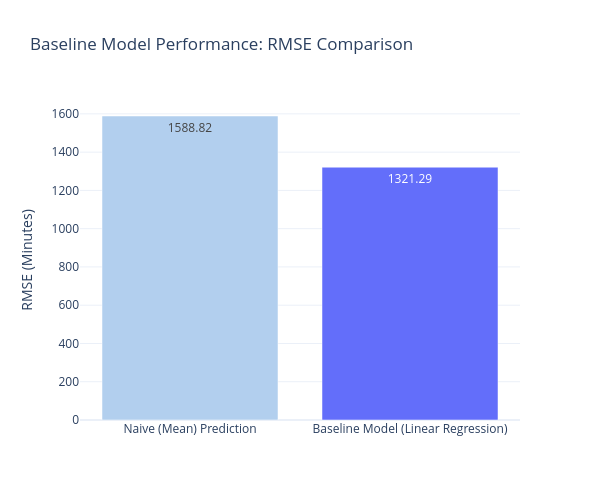

Write notebook code for a chart like this one.
### Markdown cell above
## Step 6: Baseline Model

In this stage, a **Linear Regression** model was established as a baseline to predict the power outage duration (`OUTAGE.DURATION`). To analyze the impact of extreme outliers on model performance, I compared the results of training the model on the **Full Dataset** versus a **Filtered Dataset** (excluding the top 10% outliers).

### **1. Model Configuration**
* **Algorithm**: Linear Regression (Baseline)
* **Features Used**:
    * **Categorical**: `CAUSE.CATEGORY`, `U.S._STATE`, `MONTH`, `HOUR`
    * **Numerical**: `ANOMALY.LEVEL`, `CUSTOMERS.AFFECTED`, `DEMAND.LOSS.MW`, `POPDEN_URBAN`, `TOTAL.CUSTOMERS`
* **Preprocessing Pipeline**: 
    * **Numerical Data**: Missing values were imputed with the **Median** and normalized using **Standard Scaling**.
    * **Categorical Data**: Missing values were filled with the constant **'missing'** and transformed using **One-Hot Encoding**.

---

### **2. Performance Comparison: Full vs. Filtered Data**

The model was evaluated using **RMSE (Root Mean Squared Error)**. To measure the actual predictive power, the results were compared against a **Naive Baseline** (predicting the mean value of the training set).

| Scenario | Model RMSE | Naive RMSE (Mean) | Improvement |
| :--- | :---: | :---: | :---: |
| **Full Data (w/ Outliers)** | 5391.51 | 5063.43 | **-6.48% (Negative)** |
| **Filtered Data (90th Pct)** | **1321.29** | **1588.82** | **16.84%** |



---

### **3. Analysis**

* **The Impact of Outliers**: When using the full dataset, the model's RMSE (5391.51) was higher than the naive mean prediction (5063.43). This indicates that extreme outliers (outages lasting tens of thousands of minutes) heavily skewed the linear regression line, causing it to lose predictive accuracy for typical cases.



* **Effect of Outlier Removal**: By removing the top 10% extreme values, the RMSE dropped dramatically from 5391.51 to **1321.29**. The model finally achieved a **16.84% improvement** over the naive mean prediction, demonstrating that it began to capture meaningful patterns in the data once the noise from extreme events was reduced.

* **Conclusion**: While outlier removal allowed the model to learn general outage patterns, the 16.84% improvement suggests that the linear model still has limitations. The relationships between infrastructure, climate, and restoration time likely involve non-linear complexities that will be addressed in the Final Model.

### Code cell
# --- 0. Feature Extraction (에러 방지용 필수 단계) ---
df['HOUR'] = df['OUTAGE.START'].dt.hour
df['MONTH'] = df['OUTAGE.START'].dt.month

# --- 1. Outlier Removal (90th Percentile) ---
upper_limit = df['OUTAGE.DURATION'].quantile(0.90)
df_filtered = df[(df['OUTAGE.DURATION'] > 0) & (df['OUTAGE.DURATION'] < upper_limit)].copy()

# --- 2. Feature Selection ---
features = [
    'CAUSE.CATEGORY', 'ANOMALY.LEVEL', 'MONTH', 'HOUR', 
    'U.S._STATE', 'CUSTOMERS.AFFECTED', 'DEMAND.LOSS.MW', 
    'POPDEN_URBAN', 'TOTAL.CUSTOMERS'
]

categorical_features = ['CAUSE.CATEGORY', 'U.S._STATE', 'MONTH', 'HOUR']
for col in categorical_features:
    df_filtered[col] = df_filtered[col].astype(str)

numerical_features = ['ANOMALY.LEVEL', 'CUSTOMERS.AFFECTED', 'DEMAND.LOSS.MW', 'POPDEN_URBAN', 'TOTAL.CUSTOMERS']

X = df_filtered[features]
y = df_filtered['OUTAGE.DURATION']

# --- 3. Data Splitting (70/30) ---
# [Image of train test split process in machine learning]
X_train, X_test, y_train, y_test = train_test_split(X, y, test_size=0.3, random_state=42)

# --- 4. Preprocessing & Model Pipeline ---
# [Image of Scikit-learn Pipeline and ColumnTransformer workflow]
num_transformer = Pipeline(steps=[
    ('imputer', SimpleImputer(strategy='median')),
    ('scaler', StandardScaler())
])

cat_transformer = Pipeline(steps=[
    ('imputer', SimpleImputer(strategy='constant', fill_value='missing')),
    ('onehot', OneHotEncoder(handle_unknown='ignore', sparse_output=False))
])

preprocessor = ColumnTransformer(transformers=[
    ('num', num_transformer, numerical_features),
    ('cat', cat_transformer, categorical_features)
])

# Define the Baseline Model (Linear Regression)
baseline_model = Pipeline(steps=[
    ('preprocessor', preprocessor),
    ('regressor', LinearRegression())
])

# --- 5. Training and Evaluation ---
baseline_model.fit(X_train, y_train)
y_pred = baseline_model.predict(X_test)

# Calculate Metrics
# [Image of Root Mean Square Error RMSE formula and intuition]
rmse_baseline = np.sqrt(mean_squared_error(y_test, y_pred))
y_mean_val = y_train.mean()
naive_rmse = np.sqrt(mean_squared_error(y_test, np.full(len(y_test), y_mean_val)))
improvement = (1 - (rmse_baseline / naive_rmse)) * 100

print(f"--- Baseline Model Results (Filtered Data) ---")
print(f"90th Percentile Limit: {upper_limit:.2f} min")
print(f"Number of samples used: {len(df_filtered)}")
print(f"Test RMSE: {rmse_baseline:.2f} minutes")
print(f"Improvement over Mean: {improvement:.2f}%")

# --- 6. Visualization: Model vs. Naive RMSE ---
labels = ['Naive (Mean) Prediction', 'Baseline Model (Linear Regression)']
rmses = [naive_rmse, rmse_baseline]

fig = go.Figure(data=[
    go.Bar(
        x=labels, 
        y=rmses, 
        text=[f"{v:.2f}" for v in rmses],
        textposition='auto',
        marker_color=['#B2CFEE', '#636EFA'] # Naive는 연한 색, Model은 강조 색
    )
])

fig.update_layout(
    title='Baseline Model Performance: RMSE Comparison',
    yaxis_title='RMSE (Minutes)',
    template='plotly_white',
    width=600, height=500
)

fig.show()

### Figure 1 — Plotly figure (JSON) as saved in the notebook; plotly's stock layout.template omitted (floating-point values rounded to 4 significant figures)
{"data": [{"marker": {"color": ["#B2CFEE", "#636EFA"]}, "text": ["1588.82", "1321.29"], "textposition": "auto", "type": "bar", "x": ["Naive (Mean) Prediction", "Baseline Model (Linear Regression)"], "y": [1589.0, 1321.0]}], "layout": {"height": 500, "title": {"text": "Baseline Model Performance: RMSE Comparison"}, "width": 600, "yaxis": {"title": {"text": "RMSE (Minutes)"}}}}
